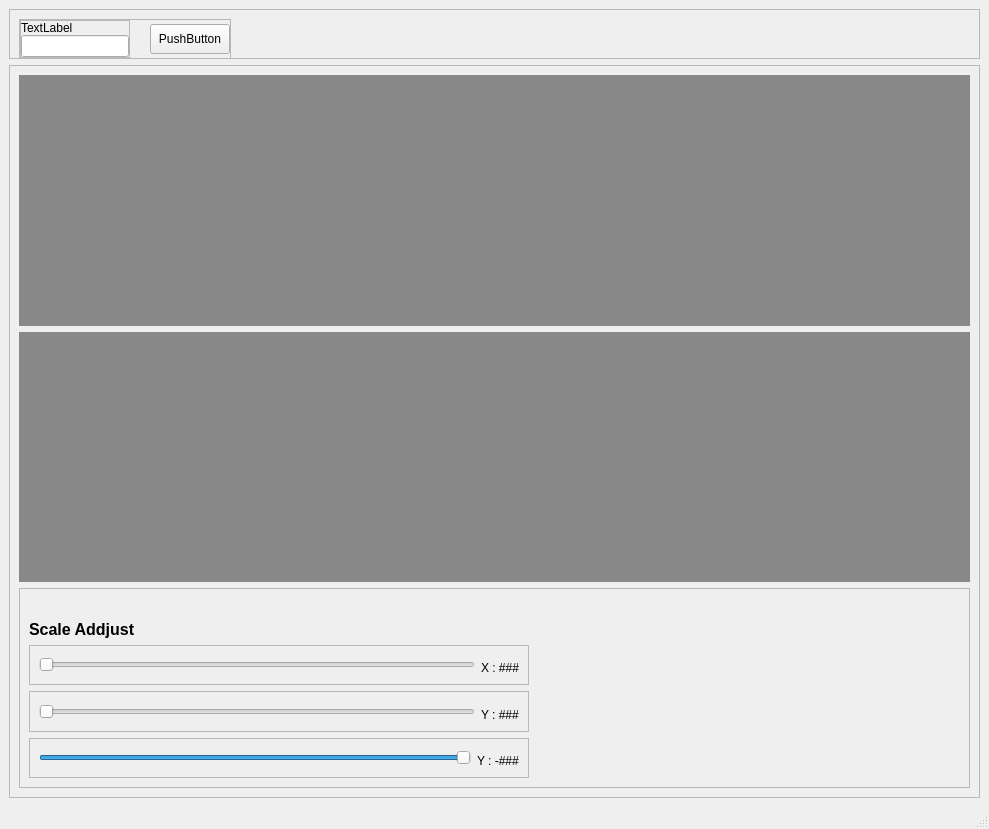
<?xml version="1.0" encoding="UTF-8"?>
<ui version="4.0">
 <class>MainWindow</class>
 <widget class="QMainWindow" name="MainWindow">
  <property name="geometry">
   <rect>
    <x>0</x>
    <y>0</y>
    <width>989</width>
    <height>829</height>
   </rect>
  </property>
  <property name="windowTitle">
   <string>MainWindow</string>
  </property>
  <property name="styleSheet">
   <string notr="true">QWidget#chart_Force{
background-color: rgb(136, 136, 136);
}
QWidget#chart_Torque{
background-color: rgb(136, 136, 136);
}</string>
  </property>
  <widget class="QWidget" name="centralwidget">
   <layout class="QVBoxLayout" name="verticalLayout">
    <item>
     <widget class="QFrame" name="frame">
      <property name="minimumSize">
       <size>
        <width>0</width>
        <height>50</height>
       </size>
      </property>
      <property name="maximumSize">
       <size>
        <width>16777215</width>
        <height>50</height>
       </size>
      </property>
      <property name="frameShape">
       <enum>QFrame::StyledPanel</enum>
      </property>
      <property name="frameShadow">
       <enum>QFrame::Raised</enum>
      </property>
      <layout class="QHBoxLayout" name="horizontalLayout_5">
       <item alignment="Qt::AlignLeft">
        <widget class="QFrame" name="frame_6">
         <property name="minimumSize">
          <size>
           <width>0</width>
           <height>40</height>
          </size>
         </property>
         <property name="frameShape">
          <enum>QFrame::StyledPanel</enum>
         </property>
         <property name="frameShadow">
          <enum>QFrame::Raised</enum>
         </property>
         <layout class="QHBoxLayout" name="horizontalLayout_4">
          <property name="spacing">
           <number>20</number>
          </property>
          <property name="leftMargin">
           <number>0</number>
          </property>
          <property name="topMargin">
           <number>0</number>
          </property>
          <property name="rightMargin">
           <number>0</number>
          </property>
          <property name="bottomMargin">
           <number>0</number>
          </property>
          <item alignment="Qt::AlignTop">
           <widget class="QFrame" name="frame_8">
            <property name="frameShape">
             <enum>QFrame::StyledPanel</enum>
            </property>
            <property name="frameShadow">
             <enum>QFrame::Raised</enum>
            </property>
            <layout class="QVBoxLayout" name="verticalLayout_5">
             <property name="spacing">
              <number>0</number>
             </property>
             <property name="leftMargin">
              <number>0</number>
             </property>
             <property name="topMargin">
              <number>0</number>
             </property>
             <property name="rightMargin">
              <number>0</number>
             </property>
             <property name="bottomMargin">
              <number>0</number>
             </property>
             <item alignment="Qt::AlignBottom">
              <widget class="QLabel" name="label_4">
               <property name="text">
                <string>TextLabel</string>
               </property>
              </widget>
             </item>
             <item alignment="Qt::AlignLeft|Qt::AlignTop">
              <widget class="QLineEdit" name="lineEdit_2"/>
             </item>
            </layout>
           </widget>
          </item>
          <item alignment="Qt::AlignLeft|Qt::AlignVCenter">
           <widget class="QPushButton" name="pushButton_2">
            <property name="minimumSize">
             <size>
              <width>0</width>
              <height>30</height>
             </size>
            </property>
            <property name="text">
             <string>PushButton</string>
            </property>
           </widget>
          </item>
         </layout>
        </widget>
       </item>
      </layout>
     </widget>
    </item>
    <item>
     <widget class="QFrame" name="frame_2">
      <property name="frameShape">
       <enum>QFrame::StyledPanel</enum>
      </property>
      <property name="frameShadow">
       <enum>QFrame::Raised</enum>
      </property>
      <layout class="QVBoxLayout" name="verticalLayout_2">
       <item>
        <widget class="QWidget" name="chart_Force" native="true">
         <property name="minimumSize">
          <size>
           <width>0</width>
           <height>225</height>
          </size>
         </property>
        </widget>
       </item>
       <item>
        <widget class="QWidget" name="chart_Torque" native="true">
         <property name="minimumSize">
          <size>
           <width>0</width>
           <height>225</height>
          </size>
         </property>
        </widget>
       </item>
       <item>
        <widget class="QFrame" name="frame_3">
         <property name="minimumSize">
          <size>
           <width>500</width>
           <height>0</height>
          </size>
         </property>
         <property name="maximumSize">
          <size>
           <width>16777215</width>
           <height>200</height>
          </size>
         </property>
         <property name="frameShape">
          <enum>QFrame::StyledPanel</enum>
         </property>
         <property name="frameShadow">
          <enum>QFrame::Raised</enum>
         </property>
         <layout class="QVBoxLayout" name="verticalLayout_3">
          <item alignment="Qt::AlignBottom">
           <widget class="QLabel" name="label_2">
            <property name="font">
             <font>
              <pointsize>12</pointsize>
              <weight>75</weight>
              <bold>true</bold>
             </font>
            </property>
            <property name="text">
             <string>Scale Addjust</string>
            </property>
           </widget>
          </item>
          <item alignment="Qt::AlignLeft">
           <widget class="QFrame" name="frame_4">
            <property name="minimumSize">
             <size>
              <width>500</width>
              <height>0</height>
             </size>
            </property>
            <property name="frameShape">
             <enum>QFrame::StyledPanel</enum>
            </property>
            <property name="frameShadow">
             <enum>QFrame::Raised</enum>
            </property>
            <layout class="QHBoxLayout" name="horizontalLayout_2">
             <item>
              <widget class="QSlider" name="scaleX">
               <property name="minimumSize">
                <size>
                 <width>400</width>
                 <height>0</height>
                </size>
               </property>
               <property name="maximumSize">
                <size>
                 <width>1000</width>
                 <height>16777215</height>
                </size>
               </property>
               <property name="minimum">
                <number>0</number>
               </property>
               <property name="maximum">
                <number>100</number>
               </property>
               <property name="pageStep">
                <number>100</number>
               </property>
               <property name="value">
                <number>0</number>
               </property>
               <property name="orientation">
                <enum>Qt::Horizontal</enum>
               </property>
              </widget>
             </item>
             <item alignment="Qt::AlignBottom">
              <widget class="QLabel" name="x_scale">
               <property name="text">
                <string>X : ###</string>
               </property>
              </widget>
             </item>
            </layout>
           </widget>
          </item>
          <item alignment="Qt::AlignLeft">
           <widget class="QFrame" name="frame_5">
            <property name="minimumSize">
             <size>
              <width>500</width>
              <height>0</height>
             </size>
            </property>
            <property name="frameShape">
             <enum>QFrame::StyledPanel</enum>
            </property>
            <property name="frameShadow">
             <enum>QFrame::Raised</enum>
            </property>
            <layout class="QHBoxLayout" name="horizontalLayout">
             <item>
              <widget class="QSlider" name="scaleYP">
               <property name="minimumSize">
                <size>
                 <width>400</width>
                 <height>0</height>
                </size>
               </property>
               <property name="maximumSize">
                <size>
                 <width>1000</width>
                 <height>16777215</height>
                </size>
               </property>
               <property name="maximum">
                <number>100</number>
               </property>
               <property name="pageStep">
                <number>100</number>
               </property>
               <property name="orientation">
                <enum>Qt::Horizontal</enum>
               </property>
              </widget>
             </item>
             <item alignment="Qt::AlignBottom">
              <widget class="QLabel" name="label">
               <property name="text">
                <string>Y : ###</string>
               </property>
              </widget>
             </item>
            </layout>
           </widget>
          </item>
          <item alignment="Qt::AlignLeft">
           <widget class="QFrame" name="frame_7">
            <property name="minimumSize">
             <size>
              <width>500</width>
              <height>0</height>
             </size>
            </property>
            <property name="frameShape">
             <enum>QFrame::StyledPanel</enum>
            </property>
            <property name="frameShadow">
             <enum>QFrame::Raised</enum>
            </property>
            <layout class="QHBoxLayout" name="horizontalLayout_7">
             <item>
              <widget class="QSlider" name="scaleYN">
               <property name="minimumSize">
                <size>
                 <width>400</width>
                 <height>0</height>
                </size>
               </property>
               <property name="maximumSize">
                <size>
                 <width>1000</width>
                 <height>16777215</height>
                </size>
               </property>
               <property name="minimum">
                <number>-50</number>
               </property>
               <property name="maximum">
                <number>0</number>
               </property>
               <property name="orientation">
                <enum>Qt::Horizontal</enum>
               </property>
              </widget>
             </item>
             <item alignment="Qt::AlignBottom">
              <widget class="QLabel" name="label_6">
               <property name="text">
                <string>Y : -###</string>
               </property>
              </widget>
             </item>
            </layout>
           </widget>
          </item>
         </layout>
        </widget>
       </item>
      </layout>
     </widget>
    </item>
   </layout>
  </widget>
  <widget class="QMenuBar" name="menubar">
   <property name="geometry">
    <rect>
     <x>0</x>
     <y>0</y>
     <width>989</width>
     <height>21</height>
    </rect>
   </property>
  </widget>
  <widget class="QStatusBar" name="statusbar"/>
 </widget>
 <resources/>
 <connections/>
</ui>
